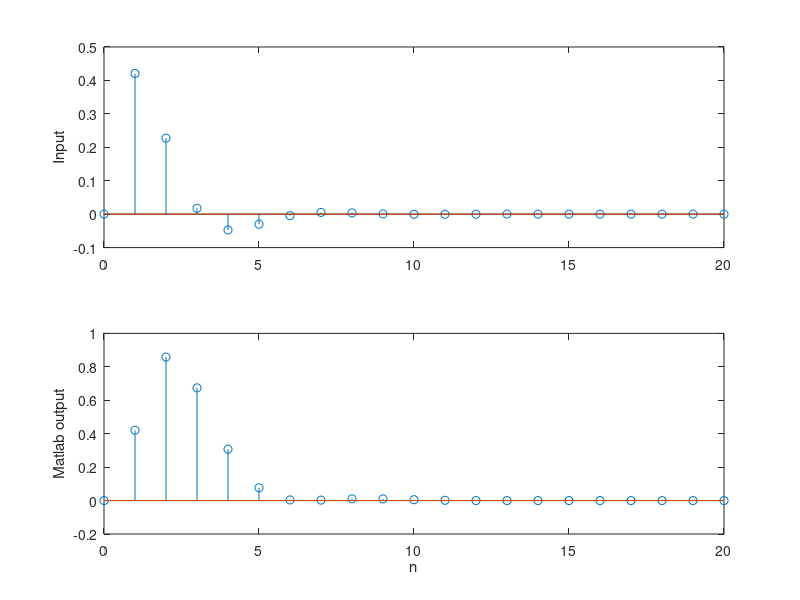

Source code (MATLAB):
n = 0: 20;
num = [1 1];
den = [1 -1/2];
x = ((.5).^n).*sin(n);
y = filter(num, den, x);
subplot (2, 1, 1), stem(n, x), ylabel('Input');
zeroline = zeros(1, length(n));
hold on; plot(n,zeroline);hold off;
subplot (2, 1, 2), stem(n, y), ylabel('Matlab output');
hold on; plot(n,zeroline);hold off;
xlabel ('n');
